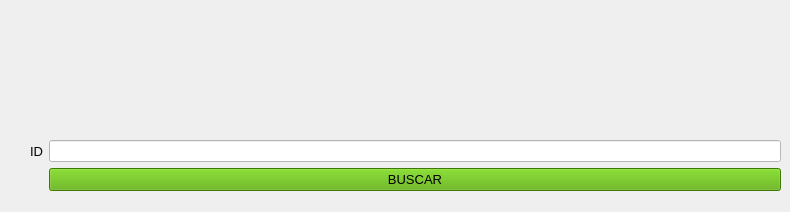
      <widget class="QWidget" name="casposeliminarpac">
       <widget class="QWidget" name="formLayoutWidget_10">
        <property name="geometry">
         <rect>
          <x>30</x>
          <y>140</y>
          <width>751</width>
          <height>63</height>
         </rect>
        </property>
        <layout class="QFormLayout" name="formLayout_10">
         <item row="0" column="0">
          <widget class="QLabel" name="label_44">
           <property name="font">
            <font>
             <pointsize>10</pointsize>
            </font>
           </property>
           <property name="text">
            <string>ID</string>
           </property>
          </widget>
         </item>
         <item row="1" column="1">
          <widget class="QPushButton" name="paceliminar">
           <property name="font">
            <font>
             <pointsize>10</pointsize>
            </font>
           </property>
           <property name="styleSheet">
            <string notr="true">background-color: rgb(85, 170, 0);</string>
           </property>
           <property name="text">
            <string>BUSCAR</string>
           </property>
          </widget>
         </item>
         <item row="0" column="1">
          <widget class="QLineEdit" name="idpac_eliminar">
           <property name="styleSheet">
            <string notr="true">background-color: rgb(255, 255, 255);</string>
           </property>
          </widget>
         </item>
        </layout>
       </widget>
      </widget>
